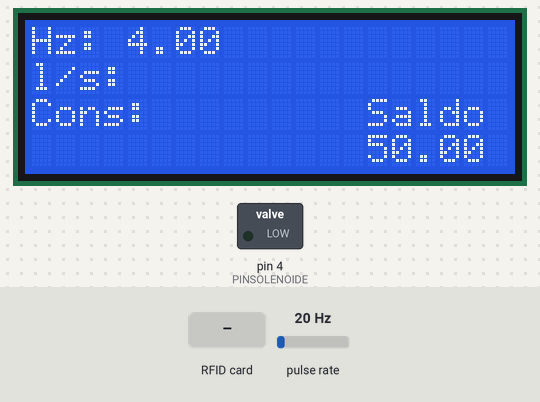
This sketch was run on a simulated Arduino Uno, built with avr-gcc and run on an emulated ATmega328P. On the bench: 20×4 character LCD, switched loads named in the sketch (green lamp = pin HIGH). Wiring (inferred from the names in the program): pulse sensor: data pin 2. Inputs (shaded band) come from the test bench; at power-on: pulse rate 20 Hz. Pins used as bus, display or sensor lines are not drawn; what the sketch prints to the serial monitor is not drawn.

Above: at 1.3 s.
1.4 s: RFID card 5E 7A 19 C4 held to the reader
At 1.52 s:
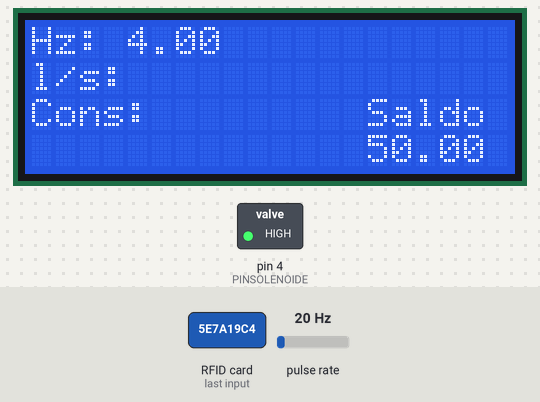
3.5 s: pulse rate (sensor on pin 2) set to 4 Hz
At 3.79 s:
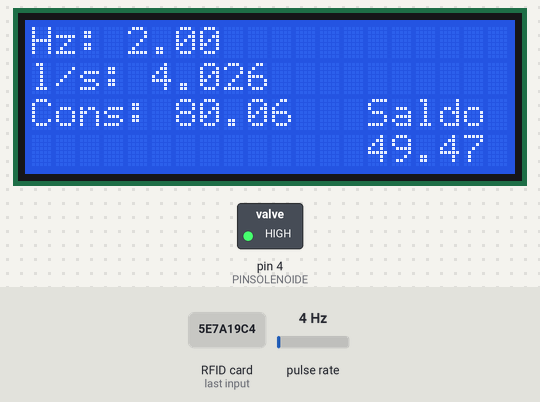
5.1 s: pulse rate (sensor on pin 2) set to 50 Hz
At 5.58 s:
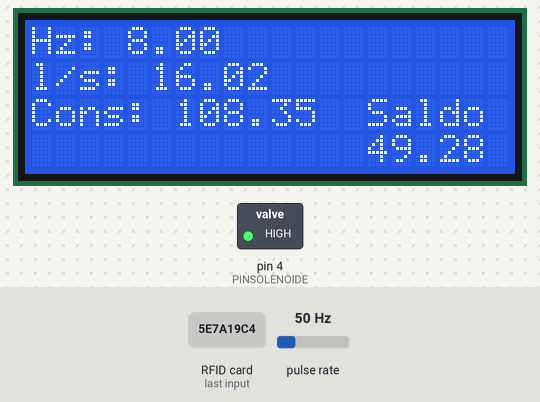
6.9 s: pulse rate (sensor on pin 2) set to 100 Hz
At 7.14 s:
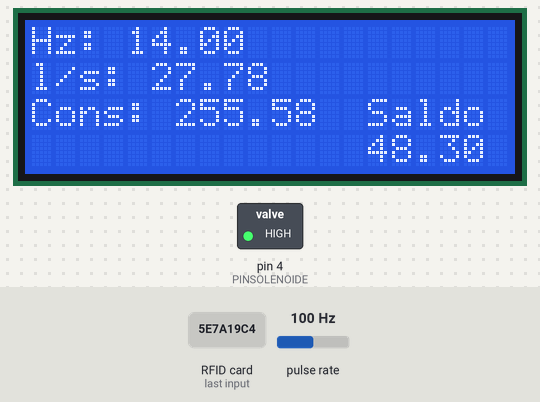
Timing chart, 0 to 9.5 s (numbered marks = the images above; inputs shaded):
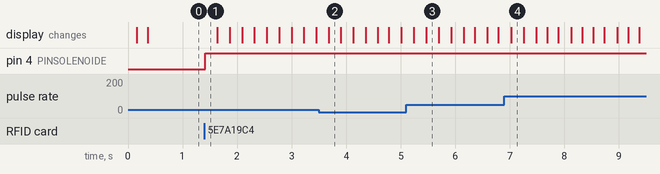

Measured:
- after the input at 1.4 s, pin 4 (PINSOLENOIDE): LOW → HIGH at once

The sketch:

FlowSolenoide.ino
```cpp
#include <SPI.h>
#include <MFRC522.h>
#include <Wire.h>
#include <LiquidCrystal_I2C.h>

#define FLOWSENSOR 2
#define PINSOLENOIDE 4
#define SS_PIN 10  //--> SDA / SS conectado no pino 10.
#define RST_PIN 9  //--> RST conectado no pino 9
#define ENDERECO 0x27 // Endereços comuns: 0x27, 0x3F
#define COL 20
#define LIN 4

//cria instancia do mfrc
MFRC522 mfrc522(SS_PIN, RST_PIN);
LiquidCrystal_I2C lcd(ENDERECO, COL, LIN);

// armazena a quant. de pulsos.
volatile float frequencia;
// Calculated litres/hour
float consumo = 0;
float fluxoPorMinuto = 0;
float fluxoPorSegundo = 0;
//conforme datasheet
float calibrationFactor = 7.5;
float tempoLoop;
unsigned long tempoAberto;
float preco = 33.34, saldo = 50;
bool solenoide, enchendo;
byte readcard[4];
char str[32] = "";
String StrUID;

void setup() {
  Serial.begin(115200); //--> Initialize serial communications with the PC
  SPI.begin();
  mfrc522.PCD_Init(); //--> Init MFRC522 card
  delay(10);
  mfrc522.PCD_DumpVersionToSerial();
  lcd.init(); // INICIA A COMUNICAÇÃO COM O DISPLAY
  lcd.backlight(); // LIGA A ILUMINAÇÃO DO DISPLAY
  lcd.clear(); // LIMPA O DISPLAY
  msg("Hz: ",0,0);
  msg("l/s: ",0,1);
  msg("Cons: ",0,2);
  msg("Saldo", 14,2);
  msg((String)saldo, 14,3);
  pinMode(FLOWSENSOR, INPUT_PULLUP);
  pinMode(PINSOLENOIDE, OUTPUT);
  digitalWrite(FLOWSENSOR, LOW);
  digitalWrite(PINSOLENOIDE, LOW);

  attachInterrupt(digitalPinToInterrupt(FLOWSENSOR), flow, RISING); // Setup Interrupt
  tempoLoop = millis();
  solenoide = false;
  enchendo = false;
}

void loop(){
   if(getid()){
    solenoide = true;
    tempoAberto = millis();
    digitalWrite(PINSOLENOIDE, HIGH);
    delay(200);
   }
   if (solenoide)
      fechaSolenoide();
   calculaConsumo();
}

// ------------------- //
void calculaConsumo(){
  float tempoAtual = millis() - tempoLoop;
  if (tempoAtual >= 200) {
      //msg((String)tempoAtual,12,1);
      msg((String)frequencia,4,0);
      tempoLoop = millis();
      if (frequencia != 0 && solenoide) {
        enchendo = true;
        detachInterrupt(digitalPinToInterrupt(FLOWSENSOR));
        //Pode ser que a rotina nao execute exatamente a cada segundo entao faz a compensação.
        fluxoPorSegundo = ((200 / tempoAtual) * frequencia) / 2250;
        //fluxo = (((200/tempoAtual) * frequencia) / calibrationFactor) / 60 ) / 5;
        //fluxoPorSegundo = fluxoPorMinuto / 60;
        //debita consumo do saldo do cliente
        atualizaSaldo(fluxoPorSegundo);
        fluxoPorSegundo *= 1000;
        consumo += fluxoPorSegundo * 5;
        msg((String)frequencia,4,0);
        msg((String)(fluxoPorSegundo * 5),5,1);
        msg((String)consumo,6,2);

        /*Serial.print("Hz: ");
        Serial.println(frequencia);
        Serial.print("l/m: ");
        Serial.println(fluxoPorMinuto,3);
        Serial.print("l/s: ");
        Serial.println(fluxoPorSegundo,3);
        Serial.print("Consumo: ");
        Serial.println(consumo, 3);*/
        attachInterrupt(digitalPinToInterrupt(FLOWSENSOR), flow, RISING);
     }else if (frequencia == 0) enchendo = false;
     frequencia = 0;
  }
}

void atualizaSaldo(float fluxo){
  saldo -= fluxo * preco;
  msg((String)saldo, 14,3);
}


void fechaSolenoide(){
  float tempo = millis() - tempoAberto;
  if (tempo >= 3000){
     //msg((String)tempo, 12,0);
     tempoAberto = millis();
     if (!enchendo && solenoide){
        solenoide = false;
        //fecha solenoide
        digitalWrite(PINSOLENOIDE, LOW);
        //Zera o consumo para o proximo pedido
        consumo = 0;
     }
  }
}

void flow()
{
   frequencia++;
}


int getid() {
  if(!mfrc522.PICC_IsNewCardPresent()) {
    return 0;
  }
  if(!mfrc522.PICC_ReadCardSerial()) {
    return 0;
  }
  Serial.print("A tag ID lida é : ");
  for(int i=0;i<4;i++){
    readcard[i]=mfrc522.uid.uidByte[i]; //armazena a tagID no array
    array_to_string(readcard, 4, str);
    StrUID = str;
  }
  //msg("TagID",10,0);
  //msg(StrUID,10,1);
  Serial.println(StrUID);
  mfrc522.PICC_HaltA();
  return 1;
}


void array_to_string(byte array[], int len, char buffer[]) {
    for (int i = 0; i < len; i++)
    {
        byte nib1 = (array[i] >> 4) & 0x0F;
        byte nib2 = (array[i] >> 0) & 0x0F;
        buffer[i*2+0] = nib1  < 0xA ? '0' + nib1  : 'A' + nib1  - 0xA;
        buffer[i*2+1] = nib2  < 0xA ? '0' + nib2  : 'A' + nib2  - 0xA;
    }
    buffer[len*2] = '\0';
}

void msg(String msg, int col, int lin){
    lcd.setCursor(col, lin);
    lcd.print(msg);
    Serial.println(msg);
}
```
